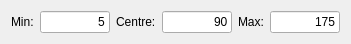
  <widget class="QWidget" name="layoutWidget_11">
   <property name="geometry">
    <rect>
     <x>30</x>
     <y>600</y>
     <width>351</width>
     <height>35</height>
    </rect>
   </property>
   <layout class="QHBoxLayout" name="horizontalLayout_14">
    <item>
     <widget class="QLabel" name="label_32">
      <property name="text">
       <string>Min:</string>
      </property>
     </widget>
    </item>
    <item>
     <widget class="QLineEdit" name="twistNeckMin">
      <property name="text">
       <string>5</string>
      </property>
      <property name="alignment">
       <set>Qt::AlignRight|Qt::AlignTrailing|Qt::AlignVCenter</set>
      </property>
     </widget>
    </item>
    <item>
     <widget class="QLabel" name="label_33">
      <property name="text">
       <string>Centre:</string>
      </property>
     </widget>
    </item>
    <item>
     <widget class="QLineEdit" name="twistNeckTrim">
      <property name="text">
       <string>90</string>
      </property>
      <property name="alignment">
       <set>Qt::AlignRight|Qt::AlignTrailing|Qt::AlignVCenter</set>
      </property>
     </widget>
    </item>
    <item>
     <widget class="QLabel" name="label_34">
      <property name="text">
       <string>Max:</string>
      </property>
     </widget>
    </item>
    <item>
     <widget class="QLineEdit" name="twistNeckMax">
      <property name="text">
       <string>175</string>
      </property>
      <property name="alignment">
       <set>Qt::AlignRight|Qt::AlignTrailing|Qt::AlignVCenter</set>
      </property>
     </widget>
    </item>
   </layout>
  </widget>
